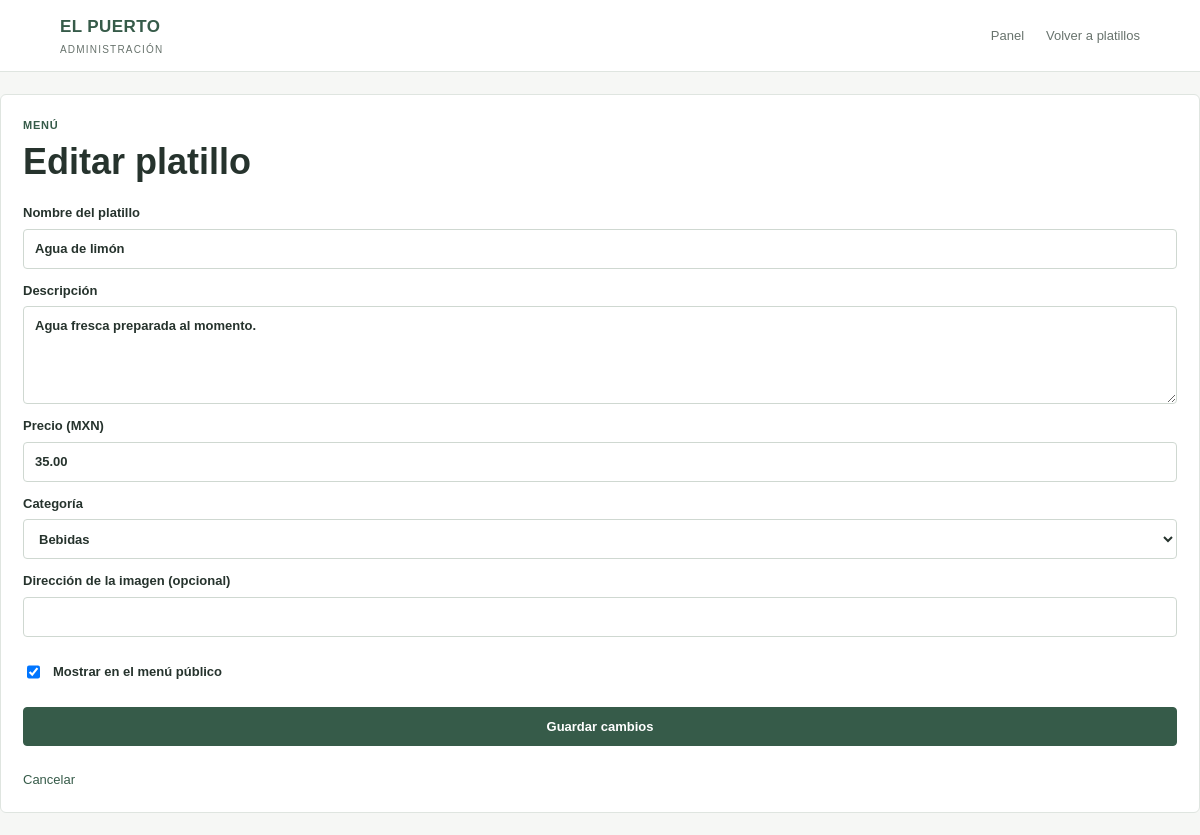
The app's page /admin/editar.php?id=6 (signed in), older data.
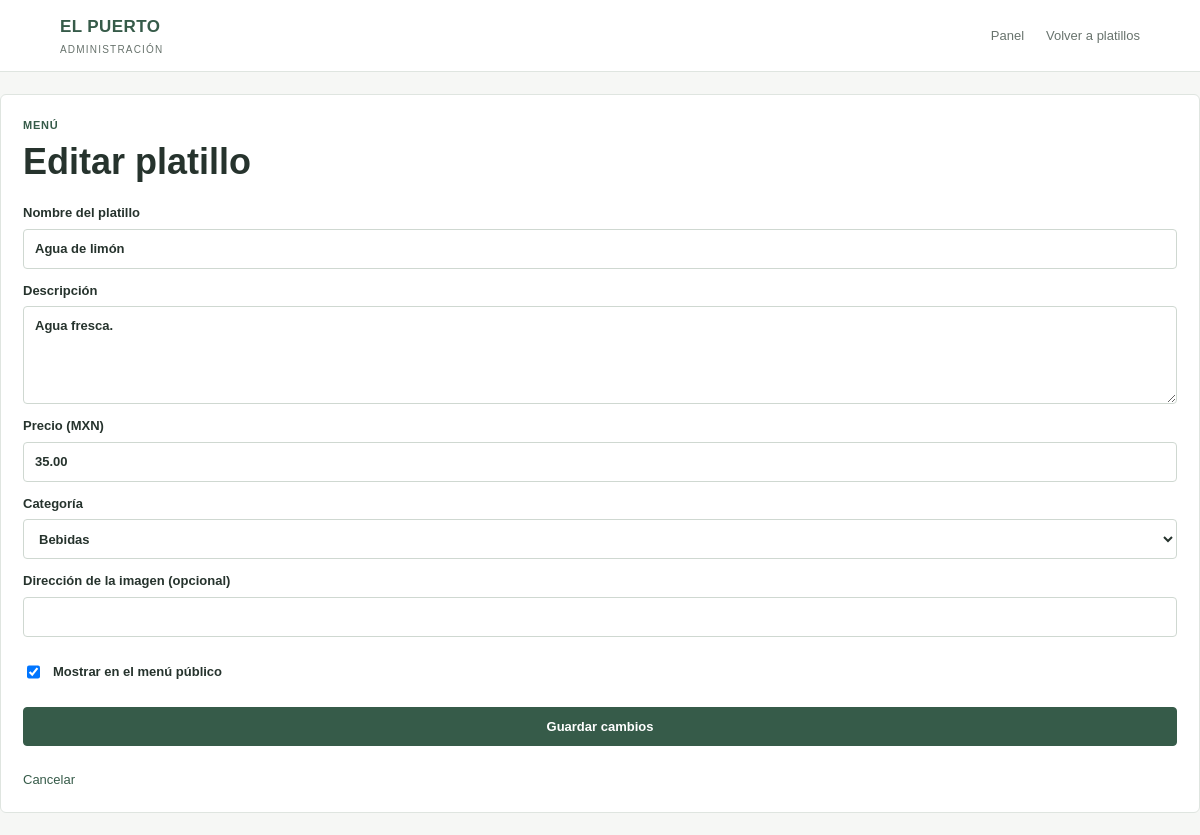
The same page, newer data.
### tables this page shows
CREATE TABLE platillos (
     
    id INT AUTO_INCREMENT PRIMARY KEY,
     
    nombre VARCHAR(120) NOT NULL,
     
     
    descripcion VARCHAR(255),
     
     
    precio DECIMAL(10,2) NOT NULL,
     
     
    imagen VARCHAR(255) DEFAULT NULL,
     
     
    categoria_id INT NULL,
     
     
    disponible TINYINT(1) DEFAULT 1,
     
     
    CONSTRAINT fk_platillos_categoria
        FOREIGN KEY (categoria_id) REFERENCES categorias(id)
        ON DELETE SET NULL
);

CREATE TABLE categorias (
     
    id INT AUTO_INCREMENT PRIMARY KEY,
     
    nombre VARCHAR(80) NOT NULL
);

### admin/editar.php (the view, shortened to what this page needs)
<?php
require_once "../config/conexion.php";
$id = filter_input(INPUT_GET, "id", FILTER_VALIDATE_INT);
$consulta = $conexion->prepare("SELECT * FROM platillos WHERE id = ?");
$consulta->execute([$id]);
$platillo = $consulta->fetch(PDO::FETCH_ASSOC);
$consulta = $conexion->query("SELECT * FROM categorias ORDER BY nombre");
$categorias = $consulta->fetchAll(PDO::FETCH_ASSOC);
?>
<!DOCTYPE html>
<html lang="es">
<head>
    <link rel="stylesheet" href="../assets/css/estilos.css">
</head>
<body>
    <header class="barra">
        <a class="marca" href="../index.php">
            <span>EL PUERTO</span>
            <small>ADMINISTRACIÓN</small>
        </a>
        <nav>
            <a href="panel.php">Panel</a>
            <a href="platillos.php">Volver a platillos</a>
        </nav>
    </header>
    <main class="formulario-admin">
        <p class="etiqueta">MENÚ</p>
        <h1>Editar platillo</h1>
        <form method="POST">
            <label>
                Nombre del platillo
                <input
                    type="text"
                    name="nombre"
                    maxlength="120"
                    value="<?= htmlspecialchars($platillo["nombre"]) ?>"
                    required
                >
            </label>
            <label>
                Descripción
                <textarea name="descripcion" rows="4"><?= htmlspecialchars($platillo["descripcion"] ?? "") ?></textarea>
            </label>
            <label>
                Precio (MXN)
                <input
                    type="number"
                    name="precio"
                    min="0"
                    step="0.01"
                    value="<?= htmlspecialchars((string) $platillo["precio"]) ?>"
                    required
                >
            </label>
            <label>
                Categoría
                <select name="categoria">
                    <?php foreach ($categorias as $categoria): ?>
                        <option
                            value="<?= (int) $categoria["id"] ?>"
                            <?= $platillo["categoria_id"] == $categoria["id"] ? "selected" : "" ?>
                        >
                            <?= htmlspecialchars($categoria["nombre"]) ?>
                        </option>
                    <?php endforeach; ?>
                </select>
            </label>
            <label>
                Dirección de la imagen (opcional)
                <input
                    type="url"
                    name="imagen"
                    value="<?= htmlspecialchars($platillo["imagen"] ?? "") ?>"
                >
            </label>
            <label class="check-line">
                <input
                    type="checkbox"
                    name="disponible"
                    <?= $platillo["disponible"] ? "checked" : "" ?>
                >
                Mostrar en el menú público
            </label>
            <button class="boton boton-coral" type="submit">Guardar cambios</button>
            <a class="volver" href="platillos.php">Cancelar</a>
        </form>
    </main>
</body>
</html>

Row changes from the older to the newer data that the page shows:
changed platillos "Agua de limón": descripcion "Agua fresca preparada al momento." → "Agua fresca."
